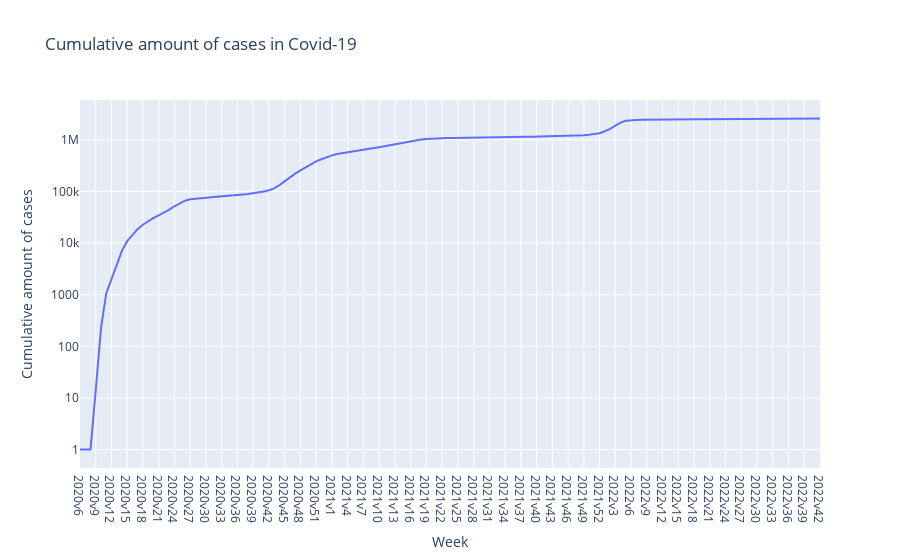

Notebook source saved alongside this figure:
### Code cell
fig = px.line(
    covid19,
    x="Week",
    y="Cumulative amount of cases",
    log_y=True,
    title="Cumulative amount of cases in Covid-19",
)
fig.show()

# TODO: Add to visualiseringar

### Figure 1 — Plotly figure (JSON) as saved in the notebook; plotly's stock layout.template omitted (floating-point values rounded to 4 significant figures; data arrays with more than 128 entries replaced by an {"elided": "..."} marker saying what was removed)
{"data": [{"hovertemplate": "Week=%{x}<br>Cumulative amount of cases=%{y}<extra></extra>", "legendgroup": "", "line": {"color": "#636efa", "dash": "solid"}, "marker": {"symbol": "circle"}, "mode": "lines", "name": "", "orientation": "v", "showlegend": false, "type": "scatter", "x": {"elided": "142 str values"}, "xaxis": "x", "y": {"elided": "142 int values"}, "yaxis": "y"}], "layout": {"legend": {"tracegroupgap": 0}, "title": {"text": "Cumulative amount of cases in Covid-19"}, "xaxis": {"anchor": "y", "domain": [0, 1], "title": {"text": "Week"}}, "yaxis": {"anchor": "x", "domain": [0, 1], "title": {"text": "Cumulative amount of cases"}, "type": "log"}}}
